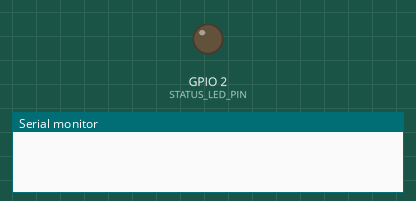
This sketch was run on a simulated ESP32. Shown: output pins drawn as LEDs (lit = HIGH), the last lines printed to the serial monitor. WiFi joins after 1.5 s; servers stay silent unless stated.

Above: at 0.0 s.
At 2.6 s:
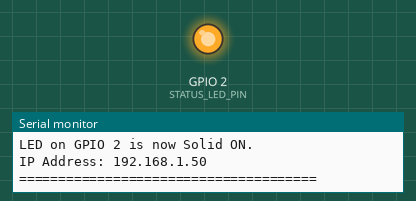
Timing chart, 0 to 4.1 s (numbered marks = the images above):
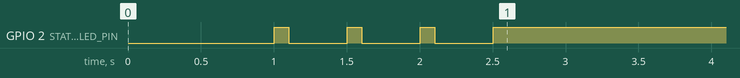

The sketch:

wifi_connection_testing.ino
```cpp
// ESP32 Wi-Fi Hotspot Test with LED Indication

#include <WiFi.h>

// Your Hotspot Credentials
const char* ssid = "GodWin";
const char* password = "iiiiiiii";

// LED Indication Pin
#define STATUS_LED_PIN 2 // Many dev boards have an onboard LED here

void setup() {
  Serial.begin(115200);
  delay(1000);

  // 1. Initialize LED Pin
  pinMode(STATUS_LED_PIN, OUTPUT);
  digitalWrite(STATUS_LED_PIN, LOW); // Start with LED OFF

  Serial.println("");
  Serial.println("======================================");
  Serial.print("Connecting to: ");
  Serial.println(ssid);

  WiFi.mode(WIFI_STA);
  WiFi.begin(ssid, password);

  // 2. Monitor status & BLINK LED while connecting
  Serial.print("Connecting");
  unsigned long startAttemptTime = millis();

  while (WiFi.status() != WL_CONNECTED) {
    // Rapid Blink pattern (100ms ON, 400ms OFF = 2Hz)
    digitalWrite(STATUS_LED_PIN, HIGH);
    delay(100);
    digitalWrite(STATUS_LED_PIN, LOW);
    delay(400);

    Serial.print(".");

    // Timeout check (15 seconds)
    if (millis() - startAttemptTime > 15000) {
       Serial.println("");
       Serial.println("Connection Failed: Timeout.");
       // Rapid strobe blink to indicate error
       for(int i=0; i<10; i++) {
         digitalWrite(STATUS_LED_PIN, HIGH); delay(50);
         digitalWrite(STATUS_LED_PIN, LOW); delay(50);
       }
       while(1); // Halt here
    }
  }

  // 3. Connection Successful -> SOLID ON LED
  digitalWrite(STATUS_LED_PIN, HIGH);

  Serial.println("");
  Serial.println("======================================");
  Serial.println("SUCCESS! Connected to Internet.");
  Serial.print("LED on GPIO ");
  Serial.print(STATUS_LED_PIN);
  Serial.println(" is now Solid ON.");

  Serial.print("IP Address: ");
  Serial.println(WiFi.localIP());
  Serial.println("======================================");
}

void loop() {
  // Main connection maintenance check
  if (WiFi.status() != WL_CONNECTED) {
    // If connection lost, turn LED OFF
    digitalWrite(STATUS_LED_PIN, LOW);
    Serial.println("Warning: WiFi Connection Lost! LED OFF.");

    // Attempt reconnection (optional addition for final project)
    // WiFi.begin(ssid, password);
  } else {
    // Ensure LED stays ON if connected
    digitalWrite(STATUS_LED_PIN, HIGH);
  }
  delay(5000);
}
```
